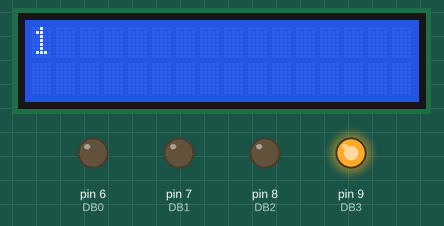
This sketch was run on a simulated Arduino Uno, built with avr-gcc and run on an emulated ATmega328P. Parts: 16×2 character LCD, output pins drawn as LEDs (lit = HIGH). Wiring (inferred from the names in the program): character LCD (HD44780): RS pin 3; R/W pin 4; E pin 5; data pin 10, pin 11, pin 12, pin 13. Pins used as bus, display or sensor lines are not drawn.

Above: at 0.1 s.
At 3.1 s:
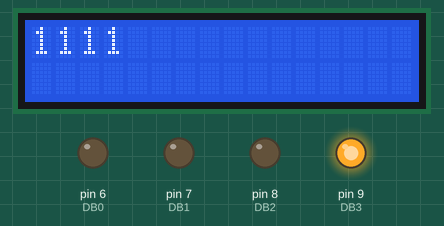
At 5.1 s:
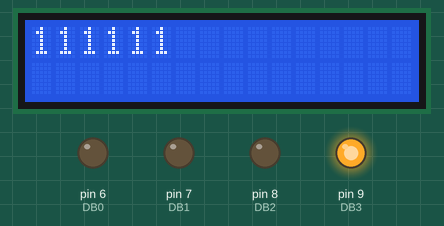
At 7.1 s:
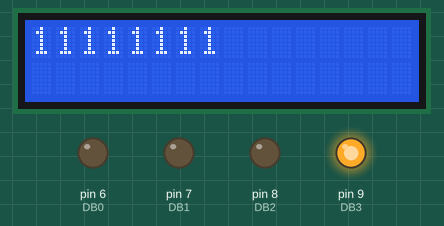
At 11.1 s:
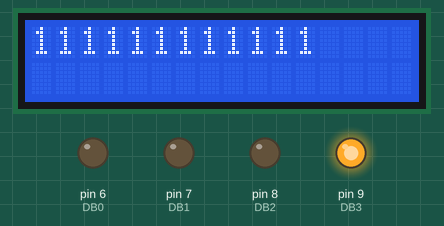
At 15.1 s:
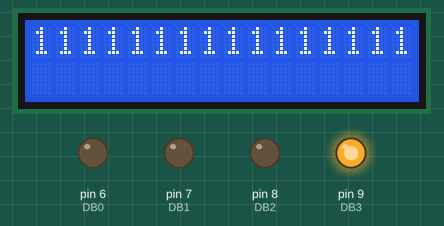

Measured:
- what the display in image 1 shows lasts 1.0 s, from 3.0 s to 4.0 s

The sketch:

print_lcd_beforeremotecontrol_1S_4bit.ino
```cpp
//리모컨 하기 전
#define RS 3
#define RW 4
#define EN 5

#define DB0 6
#define DB1 7
#define DB2 8
#define DB3 9
#define DB4 10
#define DB5 11
#define DB6 12
#define DB7 13

void char_4bit_inst_write(unsigned char data, char check) {
    if(check == 1){
    digitalWrite(RS, 1);
    digitalWrite(RW, LOW);
    }
    else
    {
    digitalWrite(RS, 0);
    digitalWrite(RW, LOW);
      }

    int i;
    for(i=0;i<4;i++)
    {
      if(data&(0x08 >> i))
      {
        digitalWrite(13-i, HIGH);
      }
      else
      {
        digitalWrite(13-i, LOW);
      }
    }

    //인에이블 1, 0
    digitalWrite(EN, HIGH);
    digitalWrite(EN, LOW);
    //RS. RW
    digitalWrite(RS, HIGH);
    digitalWrite(RW, HIGH);
    //delay
    delayMicroseconds(100);
}

void setup() {
  int i;
  for(i=3 ; i<14 ; i++)
  {
    pinMode(i, OUTPUT);
  }

    Serial.begin(9600);

    digitalWrite(RS, HIGH);
    digitalWrite(RW, HIGH);

      //////////////////////////////////////
    digitalWrite(RS, LOW);
    digitalWrite(RW, LOW);
   //데이터 0x30 ( 0 0 1 1 0 0 0 0)
   digitalWrite(DB7, LOW);
   digitalWrite(DB6, LOW);
   digitalWrite(DB5, HIGH);
   digitalWrite(DB4, HIGH);
   digitalWrite(DB3, LOW);
   digitalWrite(DB2, LOW);
   digitalWrite(DB1, LOW);
   digitalWrite(DB0, LOW);
   //인에이블 1, 0
    digitalWrite(EN, HIGH);
    digitalWrite(EN, LOW);
    //RS. RW
    digitalWrite(RS, HIGH);
    digitalWrite(RW, HIGH);
    //delay
    delayMicroseconds(100);
    ////////////////////////////////////////////

    /////////0x30
    //////////////////////////////////////
    digitalWrite(RS, LOW);
    digitalWrite(RW, LOW);
   //데이터 0x30 ( 0 0 1 1 0 0 0 0)
   digitalWrite(DB7, LOW);
   digitalWrite(DB6, LOW);
   digitalWrite(DB5, HIGH);
   digitalWrite(DB4, HIGH);
   digitalWrite(DB3, LOW);
   digitalWrite(DB2, LOW);
   digitalWrite(DB1, LOW);
   digitalWrite(DB0, LOW);
   //인에이블 1, 0
    digitalWrite(EN, HIGH);
    digitalWrite(EN, LOW);
    //RS. RW
    digitalWrite(RS, HIGH);
    digitalWrite(RW, HIGH);
    //delay
    delayMicroseconds(100);
    ////////////////////////////////////////////

        /////////0x30
    //////////////////////////////////////
    digitalWrite(RS, LOW);
    digitalWrite(RW, LOW);
   //데이터 0x30 ( 0 0 1 1 0 0 0 0)
   digitalWrite(DB7, LOW);
   digitalWrite(DB6, LOW);
   digitalWrite(DB5, HIGH);
   digitalWrite(DB4, HIGH);
   digitalWrite(DB3, LOW);
   digitalWrite(DB2, LOW);
   digitalWrite(DB1, LOW);
   digitalWrite(DB0, LOW);
   //인에이블 1, 0
    digitalWrite(EN, HIGH);
    digitalWrite(EN, LOW);
    //RS. RW
    digitalWrite(RS, HIGH);
    digitalWrite(RW, HIGH);
    //delay
    delayMicroseconds(100);
    ////////////////////////////////////////////

/////////0x28 4비트 설정
      //////////////////////////////////////
    digitalWrite(RS, LOW);
    digitalWrite(RW, LOW);
   //데이터 0x28 ( 0 0 1 0 1 0 0 0)
   digitalWrite(DB7, LOW);
   digitalWrite(DB6, LOW);
   digitalWrite(DB5, HIGH);
   digitalWrite(DB4, 0);
   digitalWrite(DB3, HIGH);
   digitalWrite(DB2, LOW);
   digitalWrite(DB1, LOW);
   digitalWrite(DB0, LOW);
   //인에이블 1, 0
    digitalWrite(EN, HIGH);
    digitalWrite(EN, LOW);
    //RS. RW
    digitalWrite(RS, HIGH);
    digitalWrite(RW, HIGH);
    //delay
    delayMicroseconds(100);
    ////////////////////////////////////////////

    ///여기부터 4비트 루룰
    //---------------------------

    char_4bit_inst_write(0x02,0);
    char_4bit_inst_write(0x08,0);

    char_4bit_inst_write(0x00, 0);
    char_4bit_inst_write(0x06, 0);

    char_4bit_inst_write(0x00, 0);
    char_4bit_inst_write(0x0c, 0);

    char_4bit_inst_write(0x08, 0);
    char_4bit_inst_write(0x00, 0);

    char_4bit_inst_write(0x00, 0);
    char_4bit_inst_write(0x01, 0);

}

void loop() {

    char_4bit_inst_write(0x03,1);
    char_4bit_inst_write(0x01,1);
    delay(1000);
}
```
